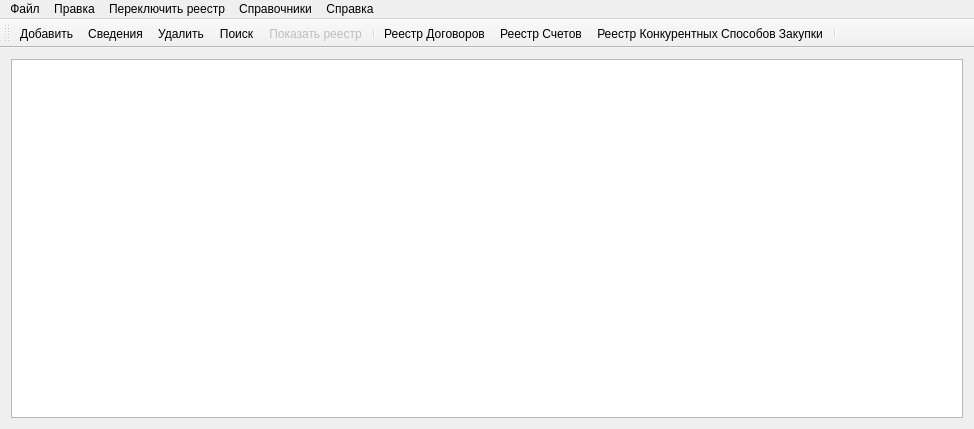
<?xml version="1.0" encoding="UTF-8"?>
<ui version="4.0">
 <class>MainWindow</class>
 <widget class="QMainWindow" name="MainWindow">
  <property name="geometry">
   <rect>
    <x>0</x>
    <y>0</y>
    <width>974</width>
    <height>429</height>
   </rect>
  </property>
  <property name="windowTitle">
   <string>Реестр 223-ФЗ</string>
  </property>
  <property name="windowIcon">
   <iconset resource="../../resources/main.qrc">
    <normaloff>:/images/logo.png</normaloff>:/images/logo.png</iconset>
  </property>
  <widget class="QWidget" name="centralWidget">
   <layout class="QVBoxLayout" name="verticalLayout_2">
    <item>
     <layout class="QVBoxLayout" name="verticalLayout">
      <item>
       <widget class="QTableView" name="tableRegisterView">
        <property name="toolTip">
         <string>&lt;html&gt;&lt;head/&gt;&lt;body&gt;&lt;p&gt;&lt;br/&gt;&lt;/p&gt;&lt;/body&gt;&lt;/html&gt;</string>
        </property>
        <property name="layoutDirection">
         <enum>Qt::LeftToRight</enum>
        </property>
        <property name="autoFillBackground">
         <bool>false</bool>
        </property>
        <property name="alternatingRowColors">
         <bool>false</bool>
        </property>
        <property name="selectionBehavior">
         <enum>QAbstractItemView::SelectRows</enum>
        </property>
        <property name="gridStyle">
         <enum>Qt::SolidLine</enum>
        </property>
        <property name="sortingEnabled">
         <bool>true</bool>
        </property>
        <attribute name="horizontalHeaderCascadingSectionResizes">
         <bool>true</bool>
        </attribute>
        <attribute name="horizontalHeaderDefaultSectionSize">
         <number>100</number>
        </attribute>
        <attribute name="horizontalHeaderHighlightSections">
         <bool>true</bool>
        </attribute>
        <attribute name="horizontalHeaderMinimumSectionSize">
         <number>29</number>
        </attribute>
        <attribute name="horizontalHeaderShowSortIndicator" stdset="0">
         <bool>true</bool>
        </attribute>
        <attribute name="horizontalHeaderStretchLastSection">
         <bool>false</bool>
        </attribute>
        <attribute name="verticalHeaderVisible">
         <bool>false</bool>
        </attribute>
        <attribute name="verticalHeaderCascadingSectionResizes">
         <bool>false</bool>
        </attribute>
        <attribute name="verticalHeaderStretchLastSection">
         <bool>false</bool>
        </attribute>
       </widget>
      </item>
     </layout>
    </item>
   </layout>
  </widget>
  <widget class="QMenuBar" name="menuBar">
   <property name="geometry">
    <rect>
     <x>0</x>
     <y>0</y>
     <width>974</width>
     <height>20</height>
    </rect>
   </property>
   <widget class="QMenu" name="menu">
    <property name="title">
     <string>Файл</string>
    </property>
    <widget class="QMenu" name="menu_6">
     <property name="title">
      <string>Экспорт в Excel</string>
     </property>
     <addaction name="normalExportAction"/>
     <addaction name="extendedExportAction"/>
    </widget>
    <addaction name="settingAction"/>
    <addaction name="reportAction"/>
    <addaction name="menu_6"/>
    <addaction name="exitAction"/>
   </widget>
   <widget class="QMenu" name="menu_2">
    <property name="title">
     <string>Правка</string>
    </property>
    <addaction name="informationAction"/>
    <addaction name="deleteAction"/>
    <addaction name="addAction"/>
    <addaction name="findAction"/>
    <addaction name="showRegisterAction"/>
   </widget>
   <widget class="QMenu" name="menu_3">
    <property name="title">
     <string>Переключить реестр</string>
    </property>
    <addaction name="registerContractsAction"/>
    <addaction name="registerChecksAction"/>
    <addaction name="registerProcurementMethodsAction"/>
   </widget>
   <widget class="QMenu" name="menu_4">
    <property name="title">
     <string>Справочники</string>
    </property>
    <addaction name="providersHandBookAction"/>
    <addaction name="subdivisionsHandBookAction"/>
    <addaction name="responsiblesHandBookAction"/>
    <addaction name="sourcesFinancingHandBookAction"/>
    <addaction name="paymentDocumentsHandBookAction"/>
    <addaction name="procurementMethodsHandBookAction"/>
   </widget>
   <widget class="QMenu" name="menu_5">
    <property name="title">
     <string>Справка</string>
    </property>
    <addaction name="aboutAction"/>
   </widget>
   <addaction name="menu"/>
   <addaction name="menu_2"/>
   <addaction name="menu_3"/>
   <addaction name="menu_4"/>
   <addaction name="menu_5"/>
  </widget>
  <widget class="QToolBar" name="toolBar">
   <property name="windowTitle">
    <string>toolBar</string>
   </property>
   <attribute name="toolBarArea">
    <enum>TopToolBarArea</enum>
   </attribute>
   <attribute name="toolBarBreak">
    <bool>false</bool>
   </attribute>
   <addaction name="addAction"/>
   <addaction name="informationAction"/>
   <addaction name="deleteAction"/>
   <addaction name="findAction"/>
   <addaction name="showRegisterAction"/>
   <addaction name="separator"/>
   <addaction name="registerContractsAction"/>
   <addaction name="registerChecksAction"/>
   <addaction name="registerProcurementMethodsAction"/>
   <addaction name="separator"/>
  </widget>
  <action name="exitAction">
   <property name="text">
    <string>Выход</string>
   </property>
   <property name="shortcut">
    <string>Ctrl+Q</string>
   </property>
  </action>
  <action name="deleteAction">
   <property name="text">
    <string>Удалить</string>
   </property>
   <property name="shortcut">
    <string>Del</string>
   </property>
  </action>
  <action name="informationAction">
   <property name="text">
    <string>Сведения</string>
   </property>
   <property name="shortcut">
    <string>Return</string>
   </property>
  </action>
  <action name="registerContractsAction">
   <property name="checkable">
    <bool>true</bool>
   </property>
   <property name="text">
    <string>Реестр Договоров</string>
   </property>
   <property name="shortcut">
    <string>F1</string>
   </property>
  </action>
  <action name="registerChecksAction">
   <property name="checkable">
    <bool>true</bool>
   </property>
   <property name="text">
    <string>Реестр Счетов</string>
   </property>
   <property name="shortcut">
    <string>F2</string>
   </property>
  </action>
  <action name="registerProcurementMethodsAction">
   <property name="checkable">
    <bool>true</bool>
   </property>
   <property name="text">
    <string>Реестр Конкурентных Способов Закупки</string>
   </property>
   <property name="shortcut">
    <string>F3</string>
   </property>
  </action>
  <action name="addAction">
   <property name="text">
    <string>Добавить</string>
   </property>
   <property name="shortcut">
    <string>Ctrl+Shift+A</string>
   </property>
  </action>
  <action name="providersHandBookAction">
   <property name="text">
    <string>Поставщики товаров/услуг</string>
   </property>
   <property name="shortcut">
    <string>Ctrl+1</string>
   </property>
  </action>
  <action name="subdivisionsHandBookAction">
   <property name="text">
    <string>Подразделение-заказчик</string>
   </property>
   <property name="shortcut">
    <string>Ctrl+2</string>
   </property>
  </action>
  <action name="responsiblesHandBookAction">
   <property name="text">
    <string>Ответственные лица</string>
   </property>
   <property name="shortcut">
    <string>Ctrl+3</string>
   </property>
  </action>
  <action name="sourcesFinancingHandBookAction">
   <property name="text">
    <string>Источники финансирования</string>
   </property>
   <property name="shortcut">
    <string>Ctrl+4</string>
   </property>
  </action>
  <action name="paymentDocumentsHandBookAction">
   <property name="text">
    <string>Платежные документы</string>
   </property>
   <property name="shortcut">
    <string>Ctrl+5</string>
   </property>
  </action>
  <action name="procurementMethodsHandBookAction">
   <property name="text">
    <string>Способы закупки</string>
   </property>
   <property name="shortcut">
    <string>Ctrl+6</string>
   </property>
  </action>
  <action name="findAction">
   <property name="text">
    <string>Поиск</string>
   </property>
   <property name="shortcut">
    <string>Ctrl+F</string>
   </property>
  </action>
  <action name="showRegisterAction">
   <property name="enabled">
    <bool>false</bool>
   </property>
   <property name="text">
    <string>Показать реестр</string>
   </property>
   <property name="shortcut">
    <string>Esc</string>
   </property>
  </action>
  <action name="aboutAction">
   <property name="text">
    <string>О программе</string>
   </property>
  </action>
  <action name="normalExportAction">
   <property name="text">
    <string>Обычный</string>
   </property>
   <property name="shortcut">
    <string>Ctrl+S</string>
   </property>
  </action>
  <action name="extendedExportAction">
   <property name="text">
    <string>Расширенный</string>
   </property>
   <property name="shortcut">
    <string>Ctrl+Alt+S</string>
   </property>
  </action>
  <action name="settingAction">
   <property name="text">
    <string>Настройки</string>
   </property>
   <property name="shortcut">
    <string>F12</string>
   </property>
  </action>
  <action name="reportAction">
   <property name="text">
    <string>Отчеты</string>
   </property>
   <property name="shortcut">
    <string>Ctrl+F11</string>
   </property>
  </action>
 </widget>
 <layoutdefault spacing="6" margin="11"/>
 <tabstops>
  <tabstop>tableRegisterView</tabstop>
 </tabstops>
 <resources>
  <include location="../../resources/main.qrc"/>
 </resources>
 <connections/>
</ui>
